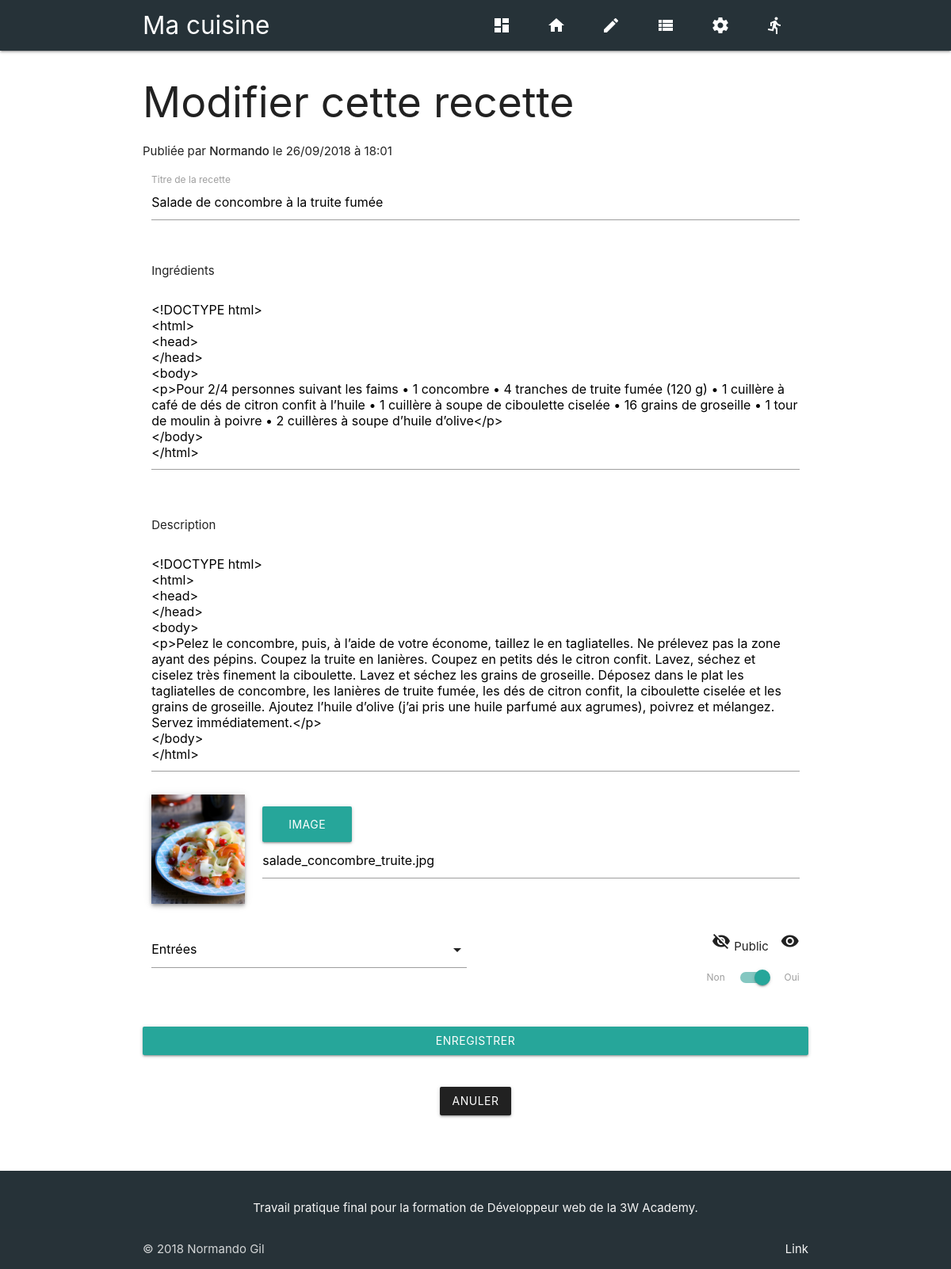
Page /public/admin.php?p=edit_recipe&id=7 (signed in) on the committed database.
### tables this page shows
CREATE TABLE IF NOT EXISTS `recipes` (
  `id` int(4) NOT NULL AUTO_INCREMENT,
  `title` varchar(80) NOT NULL,
  `post_date` datetime NOT NULL,
  `description` mediumtext,
  `category_id` int(4) DEFAULT NULL,
  `ingredients` mediumtext,
  `picture` varchar(255) DEFAULT 'recette.png',
  `pays` varchar(80) DEFAULT NULL,
  `posted` tinyint(1) NOT NULL DEFAULT '0',
  `admin_id` int(4) NOT NULL,
  PRIMARY KEY (`id`),
  KEY `articles_category_id_index` (`category_id`),
  KEY `id` (`id`),
  KEY `admin_id` (`admin_id`)
);

### public/admin.php (called while the page is built, shortened)
<?php
require ROOT . '/app/App.php';
if(isset($_GET['p'])){
    $page = $_GET['p'];
} else {
    $page = 'admin';
}
if (file_exists(ROOT . "/app/admin/controllers/$page.controller.php")) {
    require ROOT . "/app/admin/controllers/$page.controller.php";
}
require ROOT . '/app/admin/views/templates/layoutadmin.phtml';

### app/Autoload.php (called while the page is built, shortened)
<?php
class Autoload{
    static function autoload($class){
        if (strpos($class, __NAMESPACE__ . '\\') === 0){
            $class = str_replace(__NAMESPACE__ . '\\', '', $class);
            $class = str_replace('\\', '/', $class);
        }
    }
}

### app/admin/controllers/edit_recipe.controller.php (called while the page is built, shortened)
<?php
$recipeModel = new Recipe();
if(array_key_exists('id', $_GET)){
    $recipe = $recipeModel->getRecipe($_GET['id']);
}

### lib/Autoload.php (called while the page is built, shortened)
<?php
class Autoload{
    static function autoload($class){
        if (strpos($class, __NAMESPACE__ . '\\') === 0){
            $class = str_replace(__NAMESPACE__ . '\\', '', $class);
            $class = str_replace('\\', '/', $class);
        }
    }
}

### app/App.php (called while the page is built, shortened)
<?php
Class App{
    private static $database;
    public static function load(){
        require ROOT . '/app/Autoload.php';
        require ROOT . '/lib/Autoload.php';
    }
    public static function getDatabase(){
        if(self::$database === null){
            self::$database = new Database(self::DB_NAME, self::DB_HOST, self::DB_USER, self::DB_PASS);
        }
        return self::$database;
    }
}

### lib/Database.php (called while the page is built, shortened)
<?php
class Database{
    private $db_name;
    private $db_host;
    private $db_user;
    private $db_pass;
    private $pdo;
    public function __construct($db_name, $db_host, $db_user, $db_pass)
    {
        $this->db_name = $db_name;
        $this->db_host = $db_host;
        $this->db_user = $db_user;
        $this->db_pass = $db_pass;
    }
    private function getPDO()
    {
        if($this->pdo === null){
            $pdo = new PDO('mysql:dbname=' . $this->db_name . ';host=' . $this->db_host, $this->db_user, $this->db_pass, [
                PDO::ATTR_ERRMODE => PDO::ERRMODE_EXCEPTION,
                PDO::ATTR_EMULATE_PREPARES => false,
                PDO::MYSQL_ATTR_INIT_COMMAND => 'SET NAMES \'UTF8\''
            ]);
            $this->pdo = $pdo;
        }
        return $this->pdo;
    }
    public function query_one($sql, array $params = []) {
        $query = $this->getPDO()->prepare($sql);
        $query->execute($params);
        return $query->fetch(PDO::FETCH_OBJ);
    }
}

### app/models/Recipe.php (called while the page is built, shortened)
<?php
Class Recipe {
    public function getRecipe($id){
        return App::getDatabase()->query_one("
          SELECT recipes.id, title, post_date, recipes.description,  category_id, ingredients, picture, posted, category_id, category_name as categorie, admin_name as admin
          FROM recipes
          LEFT JOIN categories
            ON recipes.category_id = categories.id
          LEFT JOIN admin
            ON recipes.admin_id = admin.id
          WHERE recipes.id = ?
        ", [$id]);
    }
}

### app/admin/views/edit_recipe.phtml (the view, shortened to what this page needs)
    <div class=" col s12">
        <h2>Modifier cette recette</h2>
        <p>Publiée par <strong><?= $recipe->admin; ?></strong> le <span><?= date("d/m/Y à H:i", strtotime($recipe->post_date)) ?></span></p>
    </div>
    <form method="post" enctype="multipart/form-data">
        <div class="row">
            <div class="input-field col s12">
                <input type="text" name="title" id="title" value="<?= $recipe->title ?>">
                <label for="title">Titre de la recette</label>
            </div>
            <div class="input-field col s12">
                <p>Ingrédients</p>
                <textarea name="ingredients" id="ingredients" class="materialize-textarea editor"><?= $recipe->ingredients ?></textarea>
            </div>
            <div class="input-field col s12">
                <p>Description</p>
                <textarea name="description" id="description" class="materialize-textarea editor"><?= $recipe->description ?></textarea>
            </div>
            <div class="row">
                <div class=" col s2">
                    <img src="img/recipes/<?= $recipe->picture; ?>" class="z-depth-2 materialboxed responsive-img" alt="<?= $recipe->title; ?>">
                </div>
                <div class="col s10">
                <div class="file-field input-field">
                    <div class="btn col s2">
                        <span>Image</span>
                    </div>
                    <input type="text" name="picture" class="file-path validate" value="<?= $recipe->picture ?>" placeholder="Veuillez choisir une image au format png, jpg, jpeg ou gif | Taille maximale 2 Mo"/>
                </div>
            </div>
            </div>
            <div class="input-field col s6">
            </div>
            <div class="col s6 right-align">
                <p><i class="material-icons">visibility_off</i><i class="material-icons right">visibility</i>   Public</p>
                <div class="switch">
                    <label>
                        Non
                        <span class="lever"></span>
                        Oui
                    </label>
                </div>
            </div>
            <div class="row center">
                <br><br><br><br><br><br>
                <button class="btn s4" type="submit" name="updateRecipe">Enregistrer</button>
            </div>
        </div>
    </form>
<div class="row center">
    <a href="?p=recipes" class="btn grey darken-4 waves-effect waves-light">Anuler</a>
</div>

### public/css/admin.css (style rules this page uses)
body { display: flex; min-height: 100vh; flex-direction: column; }
button { width: 100%; }

### rows in the picture
recipes: admin.admin_name "Normando", post_date "26/09/2018 à 18:01", title "Salade de concombre à la truite fumée", ingredients "<!DOCTYPE html> <html> <head> </head> <body> <p>Pour 2/4 personnes suivant les faims • 1 concombre • 4 tranches de truite fumée (120 g) • 1 cuillère à café de dés de citron confit à l’huile • 1 cuillère à soupe de ciboulette ciselée • 16 grains de groseille • 1 tour de moulin à poivre • 2 cuillères à soupe d’huile d’olive</p> </body> </html>", description "<!DOCTYPE html> <html> <head> </head> <body> <p>Pelez le concombre, puis, à l’aide de votre économe, taillez le en tagliatelles. Ne prélevez pas la zone ayant des pépins. Coupez la truite en lanières. Coupez en petits dés le citron confit. Lavez, séchez et ciselez très finement la ciboulette. Lavez et séchez les grains de groseille. Déposez dans le plat les tagliatelles de concombre, les lanières de truite fumée, les dés de citron confit, la ciboulette ciselée et les grains de groseille. Ajoutez l’huile d’olive (j’ai pris une huile parfumé aux agrumes), poivrez et mélangez. Servez immédiatement.</p> </body> </html>", picture (picture), picture "salade_concombre_truite.jpg"
